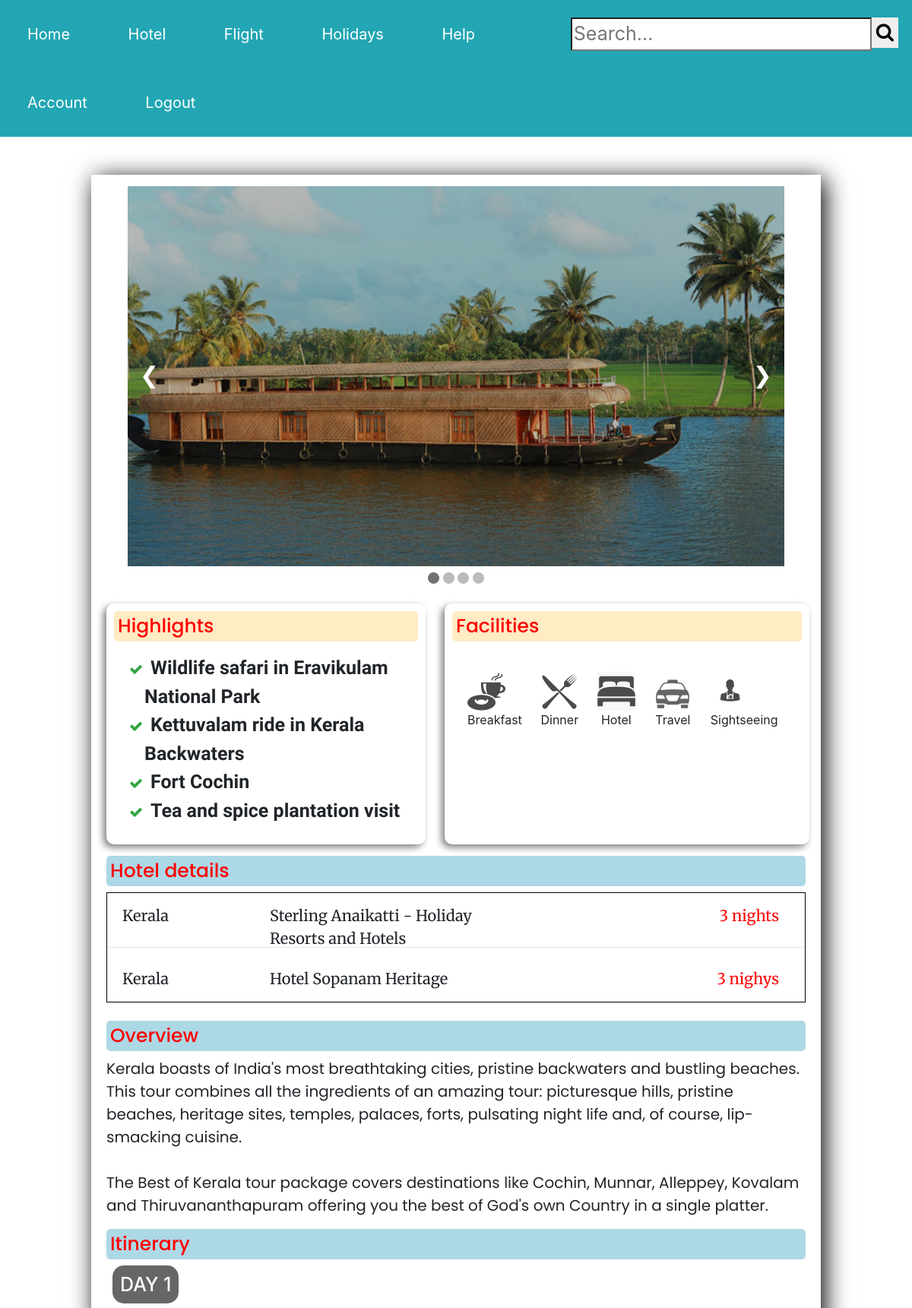
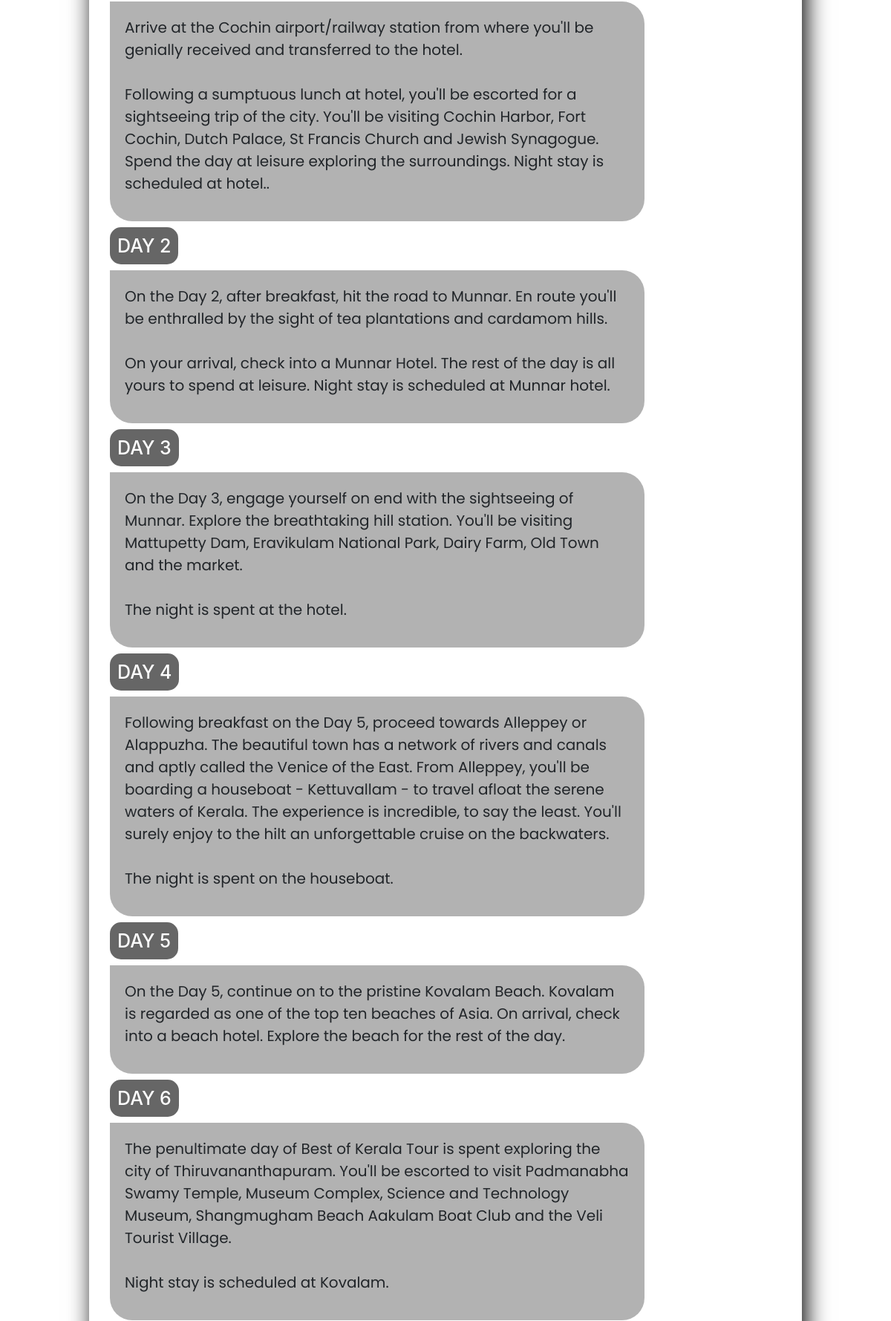
The page /home/Environmental/9 (signed in, upper part) on the database its author committed (2 pictures, top to bottom).
### connector/models.py (models this page shows)
class MoreDetails(db.Model):
    id = db.Column(db.Integer, primary_key=True)
    package_id = db.Column(db.Integer, db.ForeignKey('packages.id'), nullable=False)
    highlight1 = db.Column(db.String(), nullable=False)
    highlight2 = db.Column(db.String(), nullable=False)
    highlight3 = db.Column(db.String(), nullable=False)
    highlight4 = db.Column(db.String(), nullable=True)
    facility1 = db.Column(db.Boolean, nullable=True)
    facility2 = db.Column(db.Boolean, nullable=True)
    facility3 = db.Column(db.Boolean, nullable=True)
    facility4 = db.Column(db.Boolean, nullable=True)
    facility5 = db.Column(db.Boolean, nullable=True)
    facility6 = db.Column(db.Boolean, nullable=True)
    hotel_location1 = db.Column(db.String(100),nullable=False)
    hotel_location2 = db.Column(db.String(100),nullable=True)
    hotel_location3 = db.Column(db.String(100),nullable=True)
    hotel_name1 = db.Column(db.String(100),nullable=False)
    hotel_name2 = db.Column(db.String(100),nullable=True)
    hotel_name3 = db.Column(db.String(100),nullable=True)
    hotel_stay1 = db.Column(db.String(100),nullable=False)
    hotel_stay2 = db.Column(db.String(100),nullable=True)
    hotel_stay3 = db.Column(db.String(100),nullable=True)
    hotel_rating_1 = db.Column(db.Integer, nullable=False)
    hotel_rating_2 = db.Column(db.Integer, nullable=True)
    hotel_rating_3 = db.Column(db.Integer, nullable=True)
    overview = db.Column(db.String(500),nullable=False)
    day_details = db.relationship('Itinerary', backref='day', lazy=True )
    image_file1 = db.Column(db.String(20), nullable=True, default='default-package.jpg')
    image_file2 = db.Column(db.String(20), nullable=True, default='default-package.jpg')
    image_file3 = db.Column(db.String(20), nullable=True, default='default-package.jpg')
    image_file4 = db.Column(db.String(20), nullable=True, default='default-package.jpg')

class  Itinerary(db.Model):
    id = db.Column(db.Integer,primary_key=True)
    more_details_id = db.Column(db.Integer, db.ForeignKey('more_details.id'), nullable=False, unique=False)
    day_number = db.Column(db.String(20),nullable=False)
    day_details = db.Column(db.String(100),nullable=False)

### connector/routes.py (the view, shortened to what this page needs)
@app.route('/home/<category>/<package_id>', methods=['GET','POST'])
@login_required
def packagedetails(package_id,category):
    form = ReviewForm()
    details_page= MoreDetails.query.filter_by(package_id=package_id).first()
    itinerary_details = Itinerary.query.filter_by(more_details_id = package_id).all()
    reviews = Reviews.query.filter_by(package_id =package_id).all()
    if request.method == "POST":
        rating = request.form["rating"]
    return render_template('packages/layout.html' ,package_id=package_id, details_page=details_page, itinerary_details = itinerary_details, title="More Details",form = form,reviews=reviews)

### connector/forms.py
class ReviewForm(FlaskForm):
	review = TextAreaField('Review',render_kw={"placeholder": "Write the review of your wonderful experience for this tour."})
	submit  = SubmitField('Post Review')

### connector/models.py (called while the page is built)
@login_manager.user_loader
def load_user(user_id):
    return User.query.get(int(user_id))

### connector/templates/packages/layout.html (shortened to what this page needs)
<!DOCTYPE html>
<html lang="en">
<head>
    <link rel="stylesheet" href="{{ url_for('static', filename='details-stylesheet.css')}}">
     <link rel="stylesheet" href="https://cdnjs.cloudflare.com/ajax/libs/font-awesome/4.7.0/css/font-awesome.min.css">
     <link rel="stylesheet" href="http://code.ionicframework.com/ionicons/2.0.1/css/ionicons.min.css">
    <link rel="stylesheet" href="https://maxcdn.bootstrapcdn.com/bootstrap/4.0.0/css/bootstrap.min.css">
</head>
<body>
    <div class=navbar>
        <ul class="navbar-l">
            <a href="{{ url_for('home') }}" id="home"><li class="nav">Home</li></a>
            <a href="#"><li class="nav">Hotel</li></a>
            <a href="#"><li class="nav">Flight</li></a>
            <a href="#"><li class="nav">Holidays</li></a>
            <a href="#"><li class="nav">Help</li></a>
        </ul>
        <div class="search">
            <form action="">
                <input type="search" name="search" placeholder="Search...">
            </form>
            <div class="sbutton">
                <button type="submit"><i class="fa fa-search"></i></button>
            </div>
        </div>
        <ul class="navbar-l">
            <a href="{{ url_for('account') }}"><li class="nav">Account</li></a>
            <a href="{{ url_for('logout') }}"><li class="nav">Logout</li></a>
        </ul>
    </div>
<div class="main">
    <div class="photo-container">
        <div class="photos fades" id="image1">
            <div class="caption"></div>
        </div>
        <a href="#" class="prev" onclick="plusSlides(-1)">&#10094;</a>
        <a href="#" class="next" onclick="plusSlides(1)">&#10095;</a>
    </div>
    <div style="text-align:center">
        <span class="dot" onclick="currentSlide(1)"></span>
        <span class="dot" onclick="currentSlide(2)"></span>
        <span class="dot" onclick="currentSlide(3)"></span>
        <span class="dot" onclick="currentSlide(4)"></span>
    </div>
    <div class="information">
        <div class="imp-points">
            <div class="point1">
                <h1 class="heading1">Highlights</h1>
                    <p class="details"><ul class=" highlights"><b>
                                <li><i class="fa fa-check" aria-hidden="true"></i>{{ details_page.highlight1 }}</li>
                                <li><i class="fa fa-check" aria-hidden="true"></i>{{ details_page.highlight2 }}</li>
                                <li><i class="fa fa-check" aria-hidden="true"></i>{{ details_page.highlight3 }}</li>
                                {% if details_page.highlight4 %}
                                <li><i class="fa fa-check" aria-hidden="true"></i>{{ details_page.highlight4 }}</li>
                                {% endif %}
                            </b>
                        </ul>
                    </p>
            </div>
            <div class="point2">
                <h1 class="heading1">Facilities</h1>
                <div class="facilities">
                    {% if details_page.facility1 %}
                    <div class="facility">
                        <img src="{{ url_for('static', filename='icons/breakfast.png') }}" alt="" class="icons">
                        <p class="icondesc">Breakfast</p>
                    </div>
                    {% endif %}
                    {% if details_page.facility2 %}
                    <div class="facility">
                        <img src="{{ url_for('static', filename='icons/dinner1.png') }}" alt="" class="icons">
                        <p class="icondesc">Dinner</p>
                    </div>
                    {% endif %}
                    {% if details_page.facility3 %}
                    <div class="facility">
                        <img src="{{ url_for('static', filename='icons/hotel.png') }}" alt="" class="icons">
                        <p class="icondesc">Hotel</p>
                    </div>
                    {% endif %}
                    {% if details_page.facility4 %}
                    <div class="facility">
                        <img src="{{ url_for('static', filename='icons/taxi.png') }}" alt="" class="icons">
                        <p class="icondesc">Travel</p>
                    </div>
                    {% endif %}
                    {% if details_page.facility5 %}
                    <div class="facility">
                        <img src="{{ url_for('static', filename='icons/sightseeing.png') }}" alt="" class="icons">
                        <p class="icondesc">Sightseeing</p>
                    </div>
                    {% endif %}
                </div>
            </div>
        </div>
        <h1 class="heading">Hotel details</h1>
        <div class="hotel">
        {% if details_page.hotel_location1 %}
            <div class="hotels-info">
                <div class="hotel-data" id="location">{{ details_page.hotel_location1}}</div>
                <div class="hotel-data" id="hotel-name">{{ details_page.hotel_name1 }}</div>
                <div class="hotel-data" id="ratings">
                <x-star-rating>
                    {% for stars in range(details_page.hotel_rating_1) %}
                        <div class="star full"></div>
                    {% endfor %}
                    {% for stars in range(5 - details_page.hotel_rating_1)  %}
                    <div class="star"></div>
                    {% endfor %}
                    </x-star-rating>
                </div>
                    <div class="hotel-data" id="nights">{{ details_page.hotel_stay1 }}</div>
            </div>
        {% endif %}
        {% if details_page.hotel_location2 %}
            <hr>
                <div class="hotels-info">
                    <div class="hotel-data" id="location">{{ details_page.hotel_location2}}</div>
                    <div class="hotel-data" id="hotel-name">{{ details_page.hotel_name2 }}</div>
                    <div class="hotel-data" id="ratings">
                    <x-star-rating>
                        {% for stars in range(details_page.hotel_rating_2) %}
                            <div class="star full"></div>
                        {% endfor %}
                        {% for stars in range(5 - details_page.hotel_rating_2)  %}
                        <div class="star"></div>
                        {% endfor %}
                        </x-star-rating>
                    </div>
                        <div class="hotel-data" id="nights">{{ details_page.hotel_stay2 }}</div>
                </div>
        {% endif %}
        </div>
        <br>
        <h1 class="heading">Overview</h1>
            <p class=details>{{ details_page.overview }}</p>
        <h1 class="heading">Itinerary</h1>
        {% for itinerary in itinerary_details %}
        <div class="day-info">
            <div>
                <h1 class="day-no">DAY {{ itinerary.day_number }} </h1>
            </div>
            <div class="daydetails">
                <p class="details">{{ itinerary.day_details }} </p>
            </div>
        </div>
        {% endfor %}
        </div>
</div>
</body>
</html>

### connector/static/details-stylesheet.css (style rules this page uses)
ul li.nav { margin:0; list-style-type: none; font-size: 2.5vh; display:inline-block; padding:1.5em 3vw; transition: 0.3s ease-in; }
ul.navbar-l { margin:0; padding:0; }
ul.navbar-l a { margin:0; }
div.navbar { margin:0; padding:0; display:flex; background:#22a6b3; justify-content:space-between; margin:0px; }
.search { display: inline-flex; padding:12px; margin:6px; }
.sbutton button { font-size: 25px; border:none; cursor: pointer; }
input[type="search"] { font-size: 25px; }
a:link { color:white; text-decoration: none; margin:0; }
a li:not(.active) { background:#22a6b3; color:white; }
.photo-container { margin-top:200px; width:90%; height:500px; margin: 20px auto; position:relative; top:15px; background-size: cover; }
.photos { display:none; background-size: cover; }
.caption { position:absolute;padding:8px 12px; color:white; bottom:10px; left:50; font-size: 4vh; width:100%; text-align:center; }
.next, .prev { position:absolute; color:white; top:210px; font-size: 30px; padding:16px; user-select: none; border-radius: 0 3px 3px 0; transition: 0.6s ease; }
.next { right:0; border-radius: 3px 0 0 3px; }
.dot { cursor:pointer; height:15px; width:15px; background-color: #bbb; border-radius: 50%; display: inline-block; transition: background-color 0.6s ease; }
.active, .dot:hover { background-color: #717171; }
.fades { animation-name: fade; animation-duration: 1.5s; }
.main { box-shadow: 5px 5px 30px black; width:80vw; margin:0 auto; margin-top:50px; margin-bottom: 20px; }
.information { margin:20px; }
.heading { font-family: 'Poppins', sans-serif; color:red; background-color: lightblue; display:block; border-radius: 5px; padding:5px; font-size:25px; }
ul li { list-style-type: none; }
li i.fa-check { color:rgba(3, 145, 22, 0.81); font-size: 18px; margin-right:10px; margin-left: -20px; }
.imp-points { margin-bottom:15px; display:inline-flex; }
.point1 { width:35vw; box-sizing: border-box; padding:10px; border-radius: 10px; box-shadow: -4px 4px 10px grey; }
.point2 { margin-left:25px; width:40vw; box-sizing: border-box; padding:10px; border-radius: 10px; box-shadow: -4px 4px 10px grey; }
.facility { display:inline-block; position :relative; margin:0 10px; }
.facilities { margin:10px; margin-top:40px; }
.heading1 { font-family: 'Poppins', sans-serif; font-size:25px; background:rgba(255, 190, 61, 0.3); color:red; border-radius: 5px; padding:5px; }
.icons { margin:0px auto; opacity: 0.7; }
.icondesc { text-align: center; margin:0; }
.hotel { border:1px solid black; }
.hotels-info { position:relative; margin:5px 10px; padding:10px; }
.hotel-data { font-size:20px; font-family: 'Merriweather', serif; }
#hotel-name { width:35%; position:absolute; top:10px; left:17vw; }
#ratings { position:absolute; top:5px; left:44vw; }
x-star-rating { font-family: "Ionicons"; font-size: 30px; display:inline-flex; }
x-star-rating > .star::after { content:"\f3ae"; content:"\f2fc"; color:lightgrey; }
x-star-rating > .star.full::after { content:"\f2fc"; color:rgba(250, 217, 0, 1); }
#nights { position:absolute; right:2vw; top:10px; color:red; }
.day-info { position:relative; margin: 1vh; }
.day-no { display:inline-block; background:rgba(0,0,0,0.6); color:white; border-radius: 15px; padding:10px; font-size: 25px; }
.daydetails { display:inline-block; width:60vw; background-color: rgba(0,0,0,0.3); padding:20px; border-radius: 0px 30px 30px 30px; }
.details { white-space: pre-line; word-wrap: break-word; font-size: 20px; font-family: 'Poppins', sans-serif; }
.highlights { font-family: 'Comic Neue', cursive; font-size: 25px; }

### rows shown on the page
MoreDetails: highlight1 "Wildlife safari in Eravikulam National Park", highlight2 "Kettuvalam ride in Kerala Backwaters", highlight3 "Fort Cochin", highlight4 "Tea and spice plantation visit", hotel_location1 "Kerala", hotel_name1 "Sterling Anaikatti - Holiday Resorts and Hotels", hotel_rating_1 4 (drawn), hotel_stay1 "3 nights", hotel_location2 "Kerala", hotel_name2 "Hotel Sopanam Heritage", hotel_rating_2 3 (drawn), hotel_stay2 "3 nighys", overview "Kerala boasts of India's most breathtaking cities, pristine backwaters and bustling beaches. This tour combines all the ingredients of an amazing tour: picturesque hills, pristine beaches, heritage sites, temples, palaces, forts, pulsating night life and, of course, lip-smacking cuisine. The Best of Kerala tour package covers destinations like Cochin, Munnar, Alleppey, Kovalam and Thiruvananthapuram offering you the best of God's own Country in a single platter."
Itinerary: day_number "1", day_details "Arrive at the Cochin airport/railway station from where you'll be genially received and transferred to the hotel. Following a sumptuous lunch at hotel, you'll be escorted for a sightseeing trip of the city. You'll be visiting Cochin Harbor, Fort Cochin, Dutch Palace, St Francis Church and Jewish Synagogue. Spend the day at leisure exploring the surroundings. Night stay is scheduled at hotel.."
Itinerary: day_number "2", day_details "On the Day 2, after breakfast, hit the road to Munnar. En route you'll be enthralled by the sight of tea plantations and cardamom hills. On your arrival, check into a Munnar Hotel. The rest of the day is all yours to spend at leisure. Night stay is scheduled at Munnar hotel."
Itinerary: day_number "3", day_details "On the Day 3, engage yourself on end with the sightseeing of Munnar. Explore the breathtaking hill station. You'll be visiting Mattupetty Dam, Eravikulam National Park, Dairy Farm, Old Town and the market. The night is spent at the hotel."
Itinerary: day_number "4", day_details "Following breakfast on the Day 5, proceed towards Alleppey or Alappuzha. The beautiful town has a network of rivers and canals and aptly called the Venice of the East. From Alleppey, you'll be boarding a houseboat - Kettuvallam - to travel afloat the serene waters of Kerala. The experience is incredible, to say the least. You'll surely enjoy to the hilt an unforgettable cruise on the backwaters. The night is spent on the houseboat."
Itinerary: day_number "5", day_details "On the Day 5, continue on to the pristine Kovalam Beach. Kovalam is regarded as one of the top ten beaches of Asia. On arrival, check into a beach hotel. Explore the beach for the rest of the day."
Itinerary: day_number "6", day_details "The penultimate day of Best of Kerala Tour is spent exploring the city of Thiruvananthapuram. You'll be escorted to visit Padmanabha Swamy Temple, Museum Complex, Science and Technology Museum, Shangmugham Beach Aakulam Boat Club and the Veli Tourist Village. Night stay is scheduled at Kovalam."
